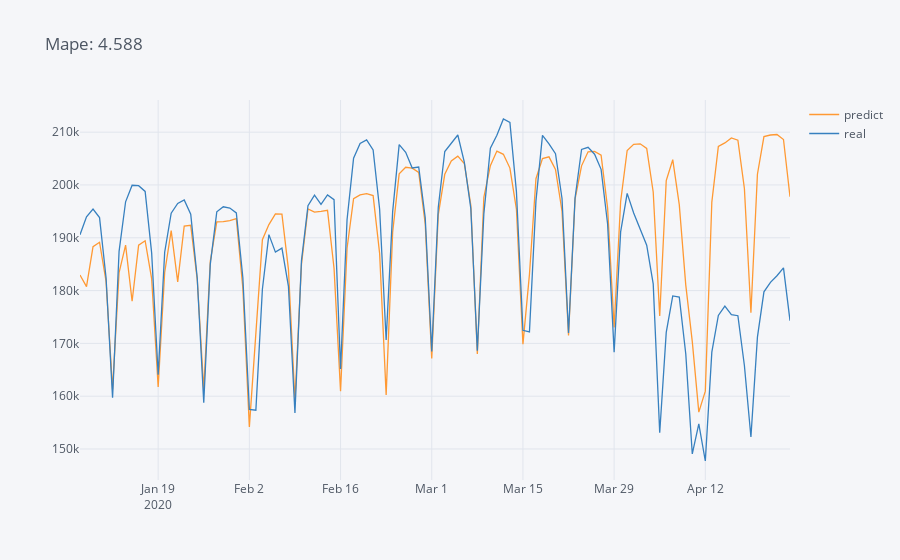

Notebook source saved alongside this figure:
### Code cell
ai = Mape(*ba[["predict", "real"]].values.T)
ba[["predict", "real"]].iplot(title = f"Mape: {ai:.3f}")
